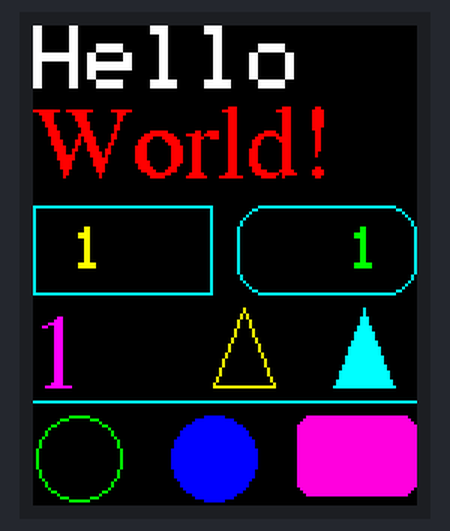
The sketch below on a simulated Arduino Uno, built with avr-gcc and run on an emulated ATmega328P. Parts: 128×160 colour display.

Above: at 0.34 s.
At 0.95 s:
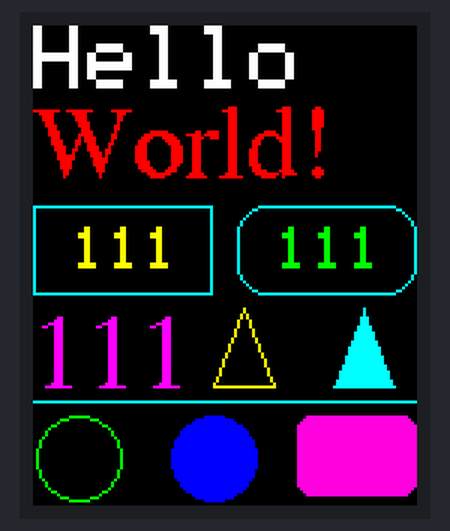
At 1.55 s:
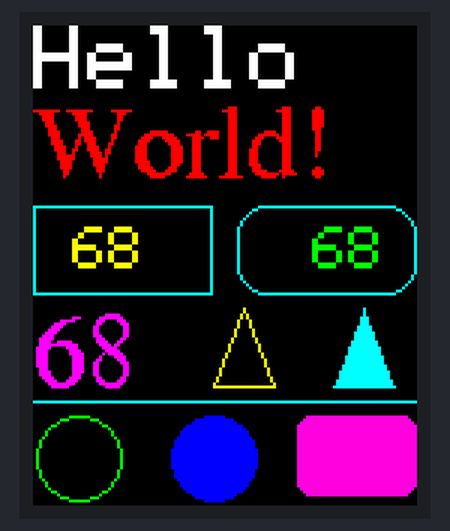
At 2.46 s:
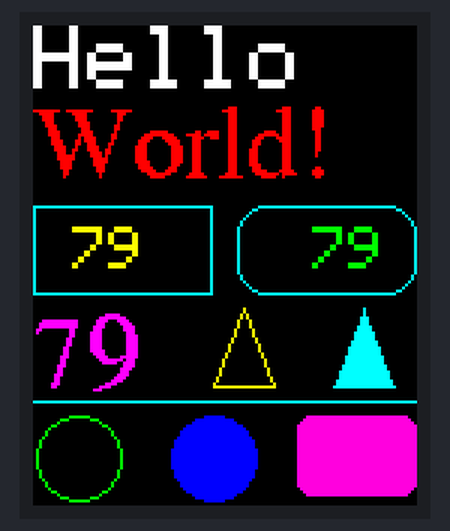
At 3.67 s:
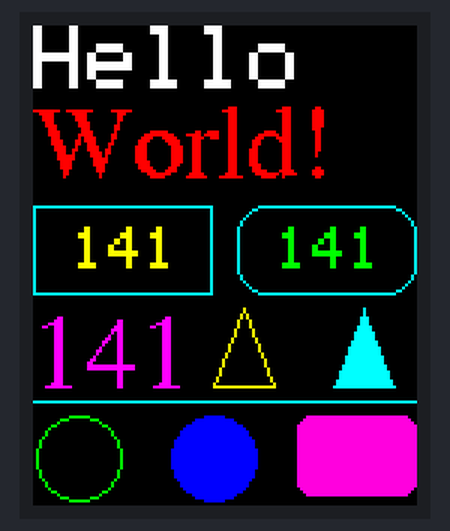
At 4.88 s:
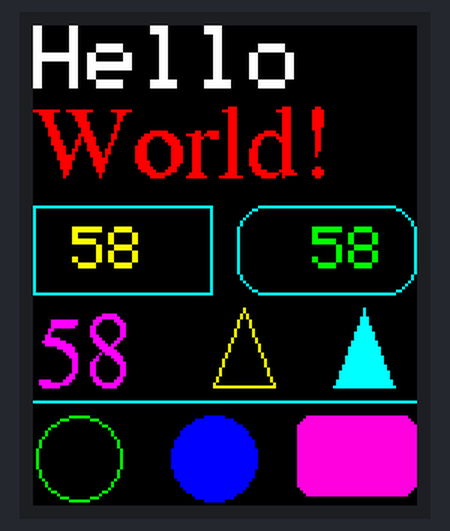

The sketch:

Display_TFT_SPI_ST7735_Adafruit.ino
```cpp
/*
This is an example on how to use the 1.8" TFT 128x160 SPI ST7735 display using the Adafruit library.

ST7735 TFT SPI display pins for Arduino Uno/Nano:
 * LED =   3.3V
 * SCK =   13
 * SDA =   11
 * A0 =    8
 * RESET = 9
 * CS =    10
 * GND =   GND
 * VCC =   5V

Another version marked as KMR-1.8 SPI:
This version only supports 3.3V logic so put a level shifter for all I/O pins, or a 2.2k resistor between
the display and arduino, and a 3.3k resistor to ground to create a simple voltage divider to produce a 3V output.
 * LED- =  GND
 * LED+ =  15Ω resistor to 5V
 * CS =    10
 * SCL =   13
 * SDA =   11
 * A0  =   8
 * RESET = 9
 * VCC =   5V or 3.3V (the display has it's own 3.3V regulator)
 * GND =   GND

Hardware SPI Pins:
 * Arduino Uno   SCK=13, SDA=11
 * Arduino Nano  SCK=13, SDA=11
 * Arduino Due   SCK=76, SDA=75
 * Arduino Mega  SCK=52, SDA=51

SPI pin names can be confusing. These are the alternative names for the SPI pins:
MOSI = DIN = R/W = SDO = DI = SI = MTSR = SDA = D1 = SDI
CS = CE = RS = SS
DC = A0 = DO = DOUT = SO = MRST
RESET = RST
SCLK = CLK = E = SCK = SCL = D0


Libraries needed:
https://github.com/adafruit/Adafruit-ST7735-Library
https://github.com/adafruit/Adafruit-GFX-Library


Reference page for GFX Library: https://cdn-learn.adafruit.com/downloads/pdf/adafruit-gfx-graphics-library.pdf


Color is expressed in 16 bit with Hexadecimal value.
To select a particular color, go here and copy the "Hexadecimal 16 bit color depth value":
https://ee-programming-notepad.blogspot.com/2016/10/16-bit-color-generator-picker.html

Common colors:
 * BLACK    0x0000
 * BLUE     0x001F
 * RED      0xF800
 * GREEN    0x07E0
 * CYAN     0x07FF
 * MAGENTA  0xF81F
 * YELLOW   0xFFE0
 * WHITE    0xFFFF

A way to select a color is to write: "ST7735_BLACK", or "ST7735_BLUE", etc.
Or just write the code for the color. Either way, it works.


List of custom fonts: https://learn.adafruit.com/adafruit-gfx-graphics-library/using-fonts

Note about custom font:
 * Text background color is not supported for custom fonts. For these reason you would need to draw a filled
   rectangle before drawing the text. But this would cause the text to flicker, so I don't recommend using custom fonts
   for components that refresh continuously.
 * Using custom fonts slows down the arduino loop, so the refresh rate is lesser than using the standard font.


Sketch made by: InterlinkKnight
Last modification: 01/11/2018
*/


#include <Adafruit_GFX.h>  // Include core graphics library
#include <Adafruit_ST7735.h>  // Include Adafruit_ST7735 library to drive the display


// Declare pins for the display:
#define TFT_CS     10
#define TFT_RST    9  // You can also connect this to the Arduino reset in which case, set this #define pin to -1!
#define TFT_DC     8
// The rest of the pins are pre-selected as the default hardware SPI for Arduino Uno (SCK = 13 and SDA = 11)


// Create display:
Adafruit_ST7735 tft = Adafruit_ST7735(TFT_CS, TFT_DC, TFT_RST);


#include <Fonts/FreeSerif18pt7b.h>  // Add a custom font


int Variable1;  // Create a variable to have something dynamic to show on the display


void setup()  // Start of setup
{

  // Display setup:

  // Use this initializer if you're using a 1.8" TFT
  tft.initR(INITR_BLACKTAB);  // Initialize a ST7735S chip, black tab

  tft.fillScreen(ST7735_BLACK);  // Fill screen with black

  //tft.setRotation(0);  // Set orientation of the display. Values are from 0 to 3. If not declared, orientation would be 0,
                         // which is portrait mode.

  tft.setTextWrap(false);  // By default, long lines of text are set to automatically “wrap” back to the leftmost column.
                           // To override this behavior (so text will run off the right side of the display - useful for
                           // scrolling marquee effects), use setTextWrap(false). The normal wrapping behavior is restored
                           // with setTextWrap(true).


  // We are going to print on the display everything that is static on the setup, to leave the loop free for dynamic elements:

  // Write to the display the text "Hello":
  tft.setCursor(0, 0);  // Set position (x,y)
  tft.setTextColor(ST7735_WHITE);  // Set color of text. First is the color of text and after is color of background
  tft.setTextSize(3);  // Set text size. Goes from 0 (the smallest) to 20 (very big)
  tft.println("Hello");  // Print a text or value


  // Start using a custom font:
  tft.setFont(&FreeSerif18pt7b);  // Set a custom font
  tft.setTextSize(0);  // Set text size. We are using custom font so you should always set text size as 0

  // Write to the display the text "World":
  tft.setCursor(0, 50);  // Set position (x,y)
  tft.setTextColor(ST7735_RED);  // Set color of text. We are using custom font so there is no background color supported
  tft.println("World!");  // Print a text or value

  // Stop using a custom font:
  tft.setFont();  // Reset to standard font, to stop using any custom font previously set


  // Draw rectangle:
  tft.drawRect(0, 60, 60, 30, ST7735_CYAN);  // Draw rectangle (x,y,width,height,color)
                                             // It draws from the location to down-right

  // Draw rounded rectangle:
  tft.drawRoundRect(68, 60, 60, 30, 10, ST7735_CYAN);  // Draw rounded rectangle (x,y,width,height,radius,color)
                                                       // It draws from the location to down-right


  // Draw triangle:
  tft.drawTriangle(60,120,    70,94,    80,120, ST7735_YELLOW);  // Draw triangle (x0,y0,x1,y1,x2,y2,color)


  // Draw filled triangle:
  tft.fillTriangle(100,120,    110,94,    120,120, ST7735_CYAN);  // Draw filled triangle (x0,y0,x1,y1,x2,y2,color)


  // Draw line:
  tft.drawLine(0, 125, 127, 125, ST7735_CYAN);  // Draw line (x0,y0,x1,y1,color)


  //  Draw circle:
  tft.drawCircle(15, 144, 14, ST7735_GREEN);  //  Draw circle (x,y,radius,color)


  // Draw a filled circle:
  tft.fillCircle(60, 144, 14, ST7735_BLUE);  // Draw circle (x,y,radius,color)


  // Draw rounded rectangle and fill:
  tft.fillRoundRect(88, 130, 40, 27, 5, 0xF81B);  // Draw rounded filled rectangle (x,y,width,height,color)

}  // End of setup


void loop()  // Start of loop
{

  Variable1++;  // Increase variable by 1
  if(Variable1 > 150)  // If Variable1 is greater than 150
  {
    Variable1 = 0;  // Set Variable1 to 0
  }


  // Convert Variable1 into a string, so we can change the text alignment to the right:
  // It can be also used to add or remove decimal numbers.
  char string[10];  // Create a character array of 10 characters
  // Convert float to a string:
  dtostrf(Variable1, 3, 0, string);  // (<variable>,<amount of digits we are going to use>,<amount of decimal digits>,<string name>)


  // We are going to print on the display everything that is dynamic on the loop, to refresh continuously:

  // Write to the display the Variable1 with left text alignment:
  tft.setCursor(13, 67);  // Set position (x,y)
  tft.setTextColor(ST7735_YELLOW, ST7735_BLACK);  // Set color of text. First is the color of text and after is color of background
  tft.setTextSize(2);  // Set text size. Goes from 0 (the smallest) to 20 (very big)
  tft.println(Variable1);  // Print a text or value

  // There is a problem when we go, for example, from 100 to 99 because it doesn't automatically write a background on
  // the last digit we are not longer refreshing. We need to check how many digits are and fill the space remaining.
  if(Variable1 < 10)  // If Variable1 is less than 10...
  {
    // Fill the other digit with background color:
    tft.fillRect(23, 67, 12, 18, ST7735_BLACK);  // Draw filled rectangle (x,y,width,height,color)
  }
  if(Variable1 < 100)  // If Variable1 is less than 100...
  {
    // Fill the other digit with background color:
    tft.fillRect(36, 67, 12, 18, ST7735_BLACK);  // Draw filled rectangle (x,y,width,height,color)
  }


  // Write to the display the string with right text alignment:
  tft.setCursor(81, 67);  // Set position (x,y)
  tft.setTextColor(ST7735_GREEN, ST7735_BLACK);  // Set color of text. First is the color of text and after is color of background
  tft.setTextSize(2);  // Set text size. Goes from 0 (the smallest) to 20 (very big)
  tft.println(string);  // Print a text or value


  // We are going to write the Variable1 with a custom text, so you can see the issues:

  // Draw a black square in the background to "clear" the previous text:
  // This is because we are going to use a custom font, and that doesn't support brackground color.
  // We are basically printing our own background. This will cause flickering, though.
  tft.fillRect(0, 90, 55, 34, ST7735_BLACK);  // Draw filled rectangle (x,y,width,height,color)


  // Start using a custom font:
  tft.setFont(&FreeSerif18pt7b);  // Set a custom font
  tft.setTextSize(0);  // Set text size. We are using custom font so you should always set text size as 0

  // Write to the display the Variable1:
  tft.setCursor(0, 120);  // Set position (x,y)
  tft.setTextColor(ST7735_MAGENTA);  // Set color of text. We are using custom font so there is no background color supported
  tft.println(Variable1);  // Print a text or value

  // Stop using a custom font:
  tft.setFont();  // Reset to standard font, to stop using any custom font previously set


}  // End of loop
```

Measured:
- by itself, everything shown: repeats every 4.2 s, in 14 steps
